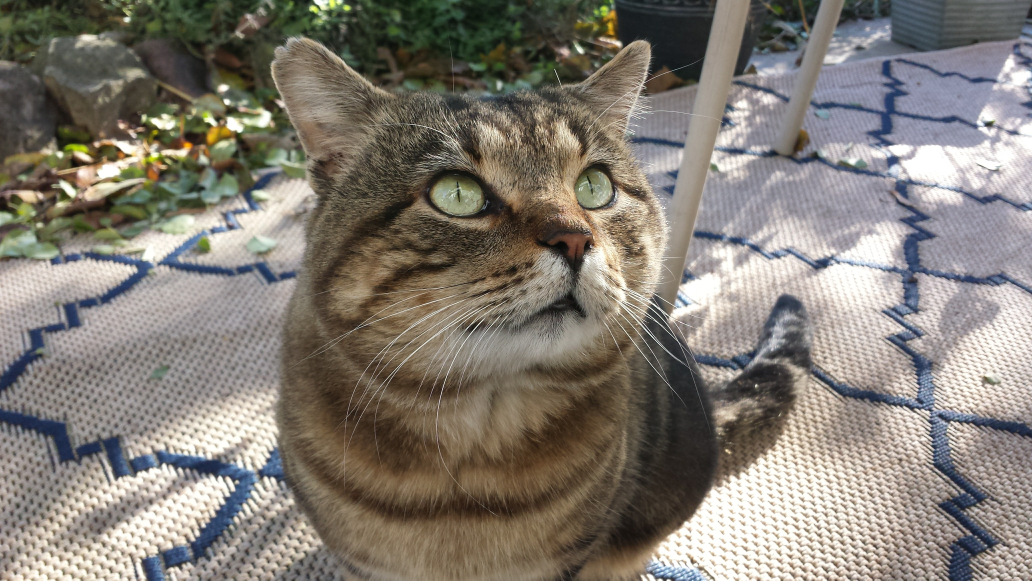
#> input picture assignments/assign3/borbor.jpg, 4128 x 2322 px (shown at 1/4 size)
$ python eng103_base3.py
#> lines starting #> are read from the running program, lines starting #| are printed output that depends on the picture
import numpy as np
import matplotlib
from matplotlib import pyplot as plt
import PIL


def Import_Image(FileName):
#> called with FileName = 'borbor.jpg'
	My_Image = PIL.Image.open(FileName)
#> My_Image is the input picture: PIL image 4128x2322 RGB; mean R, G, B 130.5, 124.4, 115.7
	return My_Image#.resize((256,256))

def Modify_Image_Array(Image):
	Image_Array = np.array(My_Image)
	XDim, YDim, NumChannels = Image_Array.shape
#> XDim = 2322; YDim = 4128; NumChannels = 3
	for x in range(XDim):
		Image_Array[x,:,2] = Image_Array[x,:,2]**(1/3)
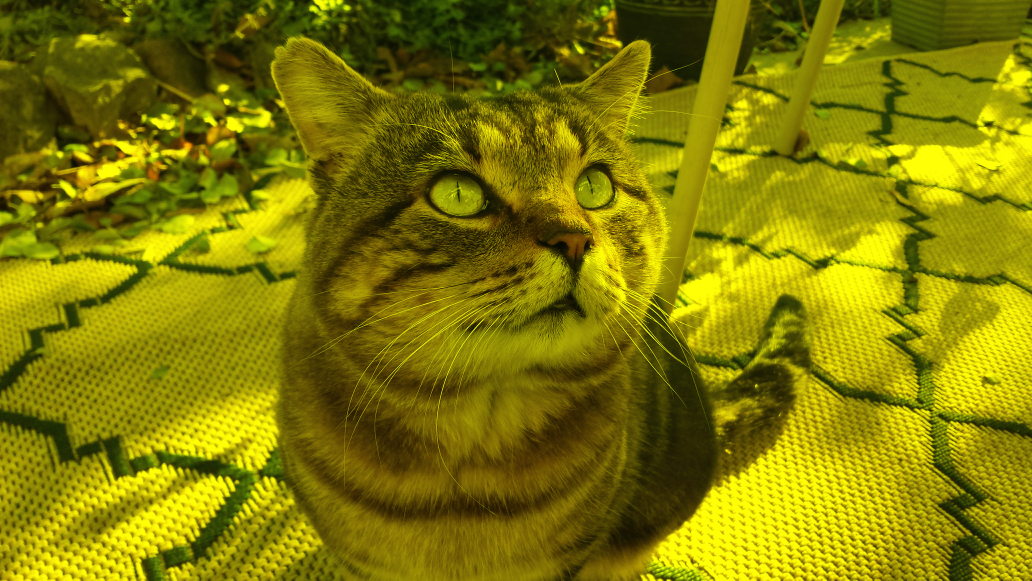
#> Image_Array: shape (2322, 4128, 3) (shown at 1/4 size); mean R, G, B 130.5, 124.4, 4.2
	Modified = PIL.Image.fromarray(Image_Array)
	Modified = PIL.ImageOps.equalize(Modified)
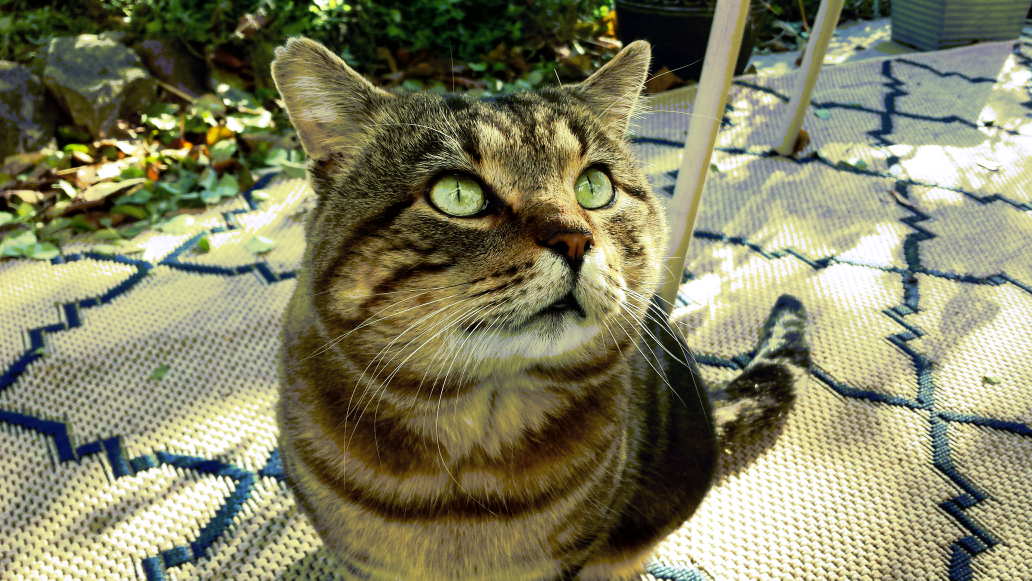
#> Modified: PIL image 4128x2322 RGB (shown at 1/4 size); mean R, G, B 129.8, 129.1, 99.1
	return Modified

# [4 lines left out: function Rotate_And_Paste, not called in this run]


# [8 lines of commented-out code are left out]
def Composite_Image(Input):
	print(Input.size)
#| (4128, 2322)
	XDim, YDim = Input.size
#> XDim = 4128; YDim = 2322
	Canvas = PIL.Image.new(mode='RGB', size = [XDim, YDim*4])
#> Canvas: PIL image 4128x9288 RGB; every value is 0

	Canvas.paste(Input.rotate(0), (0,0))
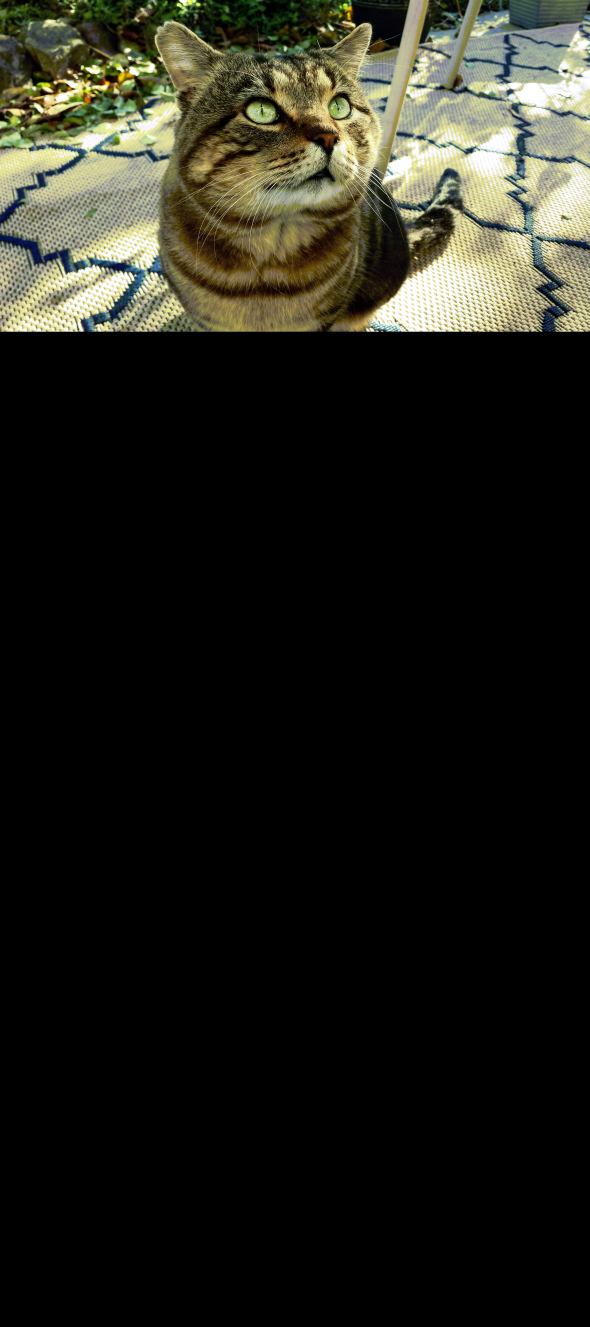
#> Canvas: PIL image 4128x9288 RGB (shown at 1/7 size); mean R, G, B 32.5, 32.3, 24.8
	Canvas.paste(PIL.ImageOps.flip(Input.rotate(0)), (0,YDim))
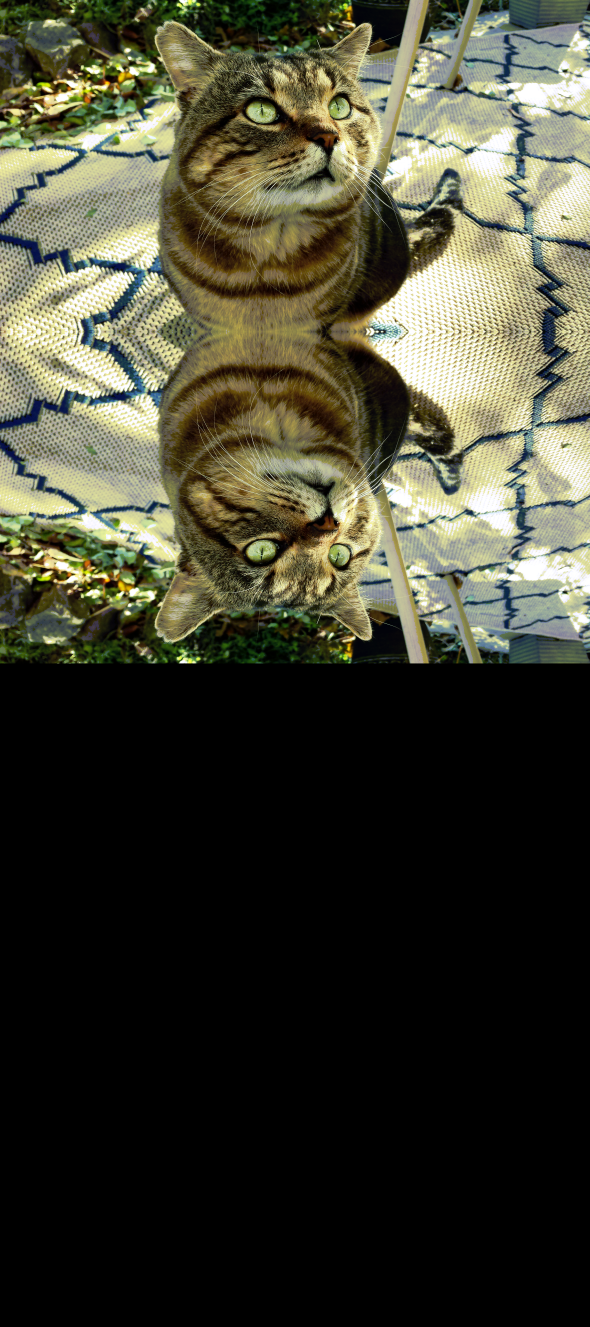
#> Canvas: PIL image 4128x9288 RGB (shown at 1/7 size); mean R, G, B 64.9, 64.6, 49.6
	Canvas.paste(Input.rotate(0), (0,YDim*2))
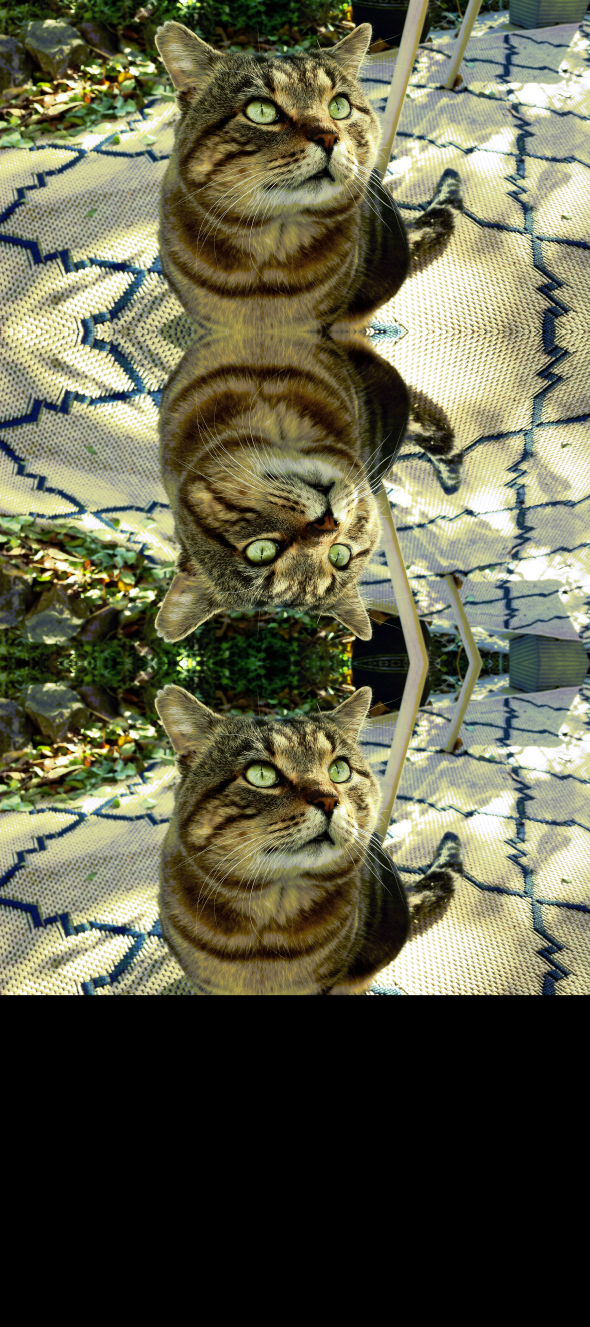
#> Canvas: PIL image 4128x9288 RGB (shown at 1/7 size); mean R, G, B 97.4, 96.8, 74.3
	Canvas.paste(PIL.ImageOps.flip(Input.rotate(0)), (0,YDim*3))
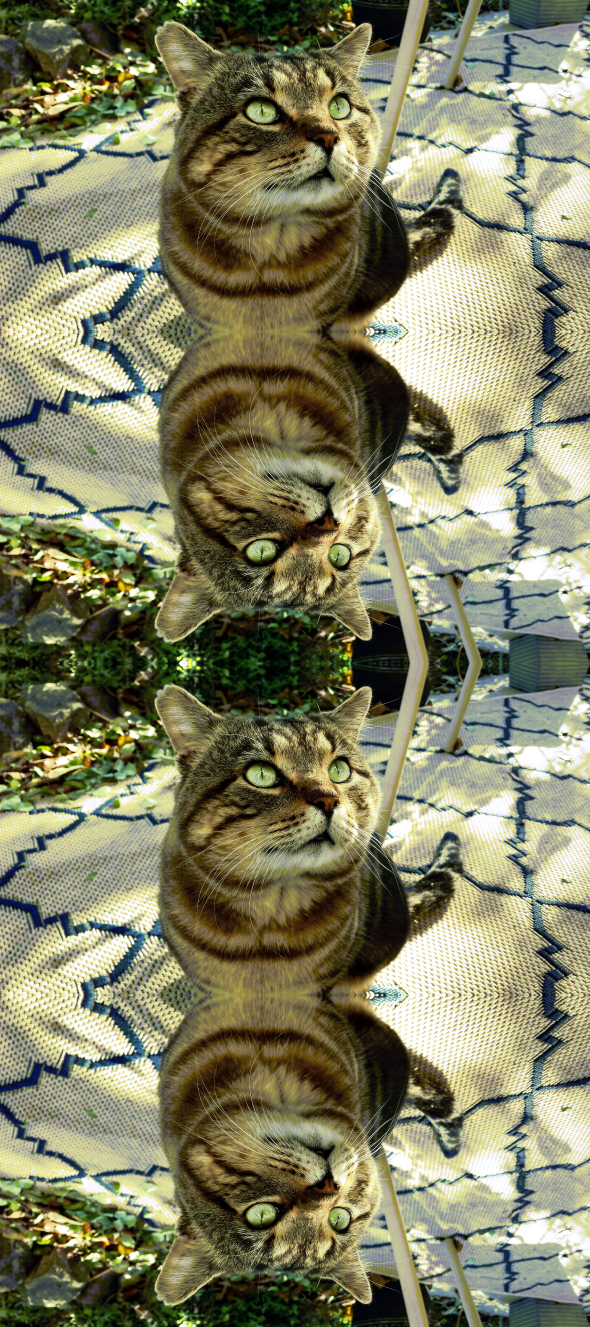
#> Canvas: PIL image 4128x9288 RGB (shown at 1/7 size); mean R, G, B 129.8, 129.1, 99.1

	plt.imshow(Canvas)
	plt.show()
# [49 lines left out: functions Composite_Image2, Example_Transforms, not called in this run]


if __name__ == '__main__':

	FileName = 'borbor.jpg'

	My_Image = Import_Image(FileName)
	plt.imshow(My_Image)
	plt.show()

	# My_Image.save('Saved_Output.jpg')

	# Example_Transforms(My_Image)

	Modified = Modify_Image_Array(My_Image)
	Reflected = Composite_Image(Modified)
	#Composite_Image2(Reflected)
